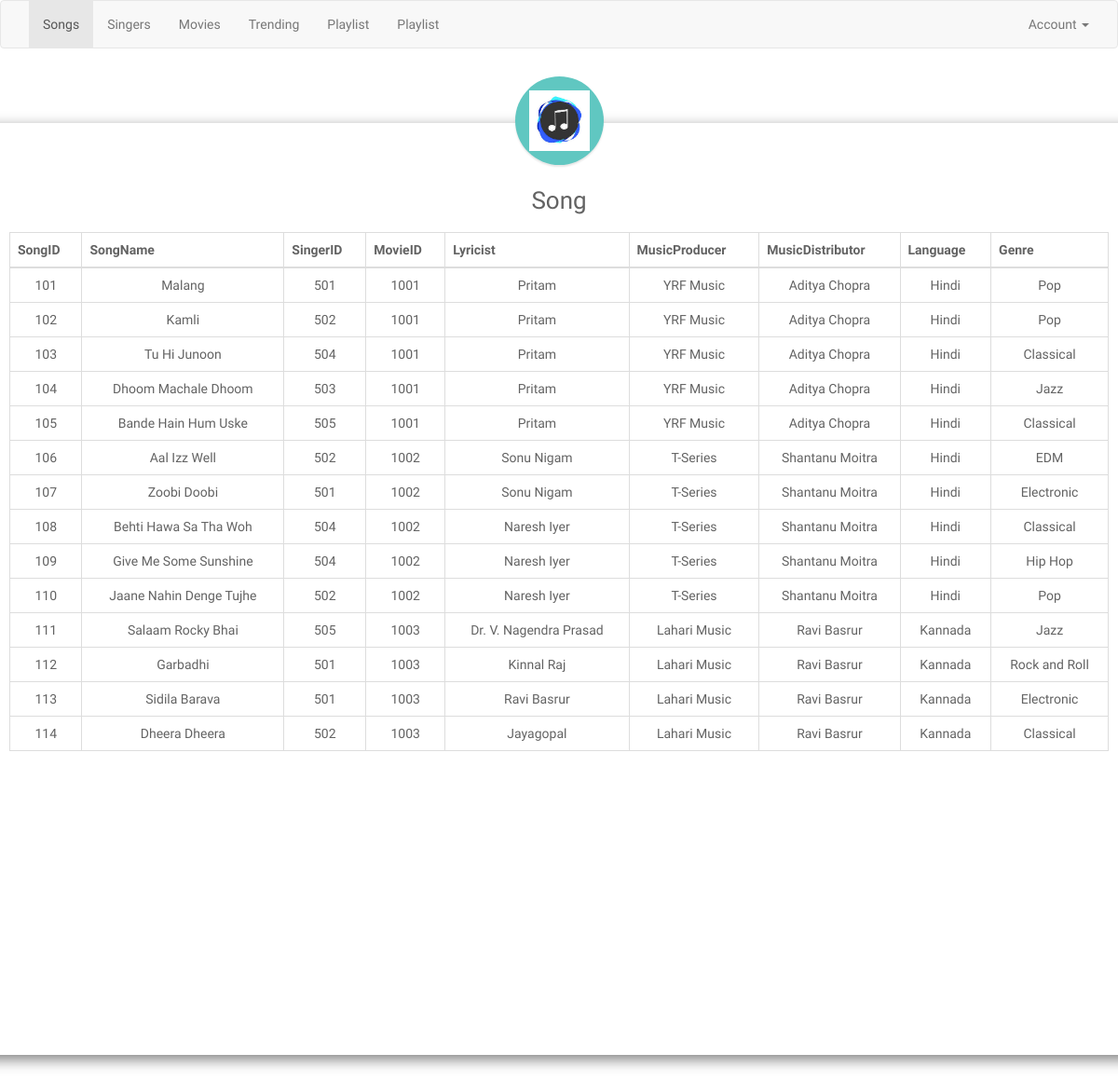
The app's page /SongVTU.php with its own data.
### tables this page shows
CREATE TABLE `songs` (
  `songID` int(30) NOT NULL,
  `songName` varchar(30) NOT NULL,
  `singerID` int(30) NOT NULL,
  `movieID` int(30) NOT NULL,
  `lyricist` varchar(30) NOT NULL,
  `musicProducer` varchar(30) NOT NULL,
  `musicDistributer` varchar(30) NOT NULL,
  `language` varchar(30) NOT NULL,
  `genre` varchar(30) NOT NULL
);

### SongVTU.php (the view, shortened to what this page needs)
<!DOCTYPE html>
<html lang="en">
<head>
    <link rel="stylesheet" href="https://maxcdn.bootstrapcdn.com/font-awesome/4.7.0/css/font-awesome.min.css">
    <link rel="stylesheet" href="https://maxcdn.bootstrapcdn.com/bootstrap/3.3.7/css/bootstrap.min.css">
</head>
<body>
    <div>
<nav class="navbar navbar-default">
    <div class="container-fluid">
        <div class="collapse navbar-collapse" id="bs-example-navbar-collapse-1">
            <ul class="nav navbar-nav">
                <li class="active"><a href="#">Songs<span class="sr-only">(current)</span></a></li>
                <li><a href="SingerVTU.php">Singers</a></li>
                <li><a href="MovieVTU.php">Movies</a></li>
                <li><a href="TrendingVTU.php">Trending</a></li>
                <li><a href="PlaylistVTU.php">Playlist</a></li>
                <li><a href="Subscription.php">Playlist</a></li>
            </ul>
            <ul class="nav navbar-nav navbar-right">
                <li class="dropdown">
                    <a href="#" class="dropdown-toggle" data-toggle="dropdown" role="button" aria-haspopup="true"
                        aria-expanded="false">Account <span class="caret"></span></a>
                </li>
            </ul>
        </div>
    </div>
</nav>
<div class="modal-dialog modal-login modal-lg cen">
            <div class="modal-content modal-lg big">
                <div class="modal-header">
                    <div class="avatar">
                        <img src="logo2.jpg" alt="Avatar">
                    </div>
                    <h4 class="modal-title">Song</h4>
                </div>
                <div class="modal-body">
                        <table class="table table-sm table-bordered">
                                <thead>
                                  <tr>
                                    <th scope="col">SongID</th>
                                    <th scope="col">SongName</th>
                                    <th scope="col">SingerID</th>
                                    <th scope="col">MovieID</th>
                                    <th scope="col">Lyricist</th>
                                    <th scope="col">MusicProducer</th>
                                    <th scope="col">MusicDistributor</th>
                                    <th scope="col">Language</th>
                                    <th scope="col">Genre</th>
                                  </tr>
                                </thead>
                                <?php
                        $con=mysqli_connect('127.0.0.1','root','');
                        $sql="(Select * from songs) ";
                        $recod=mysqli_query($con,$sql);
                        While($row=mysqli_fetch_array($recod))
                        {
                                         echo "<tr><form action=UPDSong.php method=post>";
                                         echo "<td>".$row['songID']."</td>";
                                         echo "<td>".$row['songName']."</td>";
                                         echo "<td>".$row['singerID']."</td>";
                                         echo "<td>".$row['movieID']."</td>";
                                         echo "<td>".$row['lyricist']."</td>";
                                         echo "<td>".$row['musicDistributer']."</td>";
                                         echo "<td>".$row['musicProducer']."</td>";
                                         echo "<td>".$row['language']."</td>";
                                         echo "<td>".$row['genre']."</td>";
                                         echo "</tr>";
                        }
                    ?>
                              </table>
                </div>
            </div>
        </div>
    </div>
</body>
</html>

### SongVTU.php (style rules this page uses)
body { font-family: 'Varela Round', sans-serif; }
.modal-login { color: #636363; width: 350px; }
.modal-login .modal-content { padding: 20px; border-radius: 5px; border: none; content: 1000px; }
.modal-login .modal-header { border-bottom: none; position: relative; justify-content: center; }
.modal-login h4 { text-align: center; font-size: 26px; margin: 30px 0 -15px; }
.modal-login .avatar { position: absolute; margin: 0 auto; left: 0; right: 0; top: -70px; width: 95px; height: 95px; border-radius: 50%; z-index: 9; background: #60c7c1; padding: 15px; box-shadow: 0px 2px 2px rgba(0, 0, 0, 0.1); }
.modal-login .avatar img { width: 100%; }
.modal-login.modal-dialog { margin-top: 80px; }
.cen { position: relative; right: 250px; }
.big { width:1250px; height:1000px; text-align:center; margin-left:-200px; }

### records on screen
songs: songID "101", songName "Malang", singerID "501", movieID "1001", lyricist "Pritam", musicDistributer "YRF Music", musicProducer "Aditya Chopra", language "Hindi", genre "Pop"
songs: songID "102", songName "Kamli", singerID "502", movieID "1001", lyricist "Pritam", musicDistributer "YRF Music", musicProducer "Aditya Chopra", language "Hindi", genre "Pop"
songs: songID "103", songName "Tu Hi Junoon", singerID "504", movieID "1001", lyricist "Pritam", musicDistributer "YRF Music", musicProducer "Aditya Chopra", language "Hindi", genre "Classical"
songs: songID "104", songName "Dhoom Machale Dhoom", singerID "503", movieID "1001", lyricist "Pritam", musicDistributer "YRF Music", musicProducer "Aditya Chopra", language "Hindi", genre "Jazz"
songs: songID "105", songName "Bande Hain Hum Uske", singerID "505", movieID "1001", lyricist "Pritam", musicDistributer "YRF Music", musicProducer "Aditya Chopra", language "Hindi", genre "Classical"
songs: songID "106", songName "Aal Izz Well", singerID "502", movieID "1002", lyricist "Sonu Nigam", musicDistributer "T-Series", musicProducer "Shantanu Moitra", language "Hindi", genre "EDM"
songs: songID "107", songName "Zoobi Doobi", singerID "501", movieID "1002", lyricist "Sonu Nigam", musicDistributer "T-Series", musicProducer "Shantanu Moitra", language "Hindi", genre "Electronic"
songs: songID "108", songName "Behti Hawa Sa Tha Woh", singerID "504", movieID "1002", lyricist "Naresh Iyer", musicDistributer "T-Series", musicProducer "Shantanu Moitra", language "Hindi", genre "Classical"
songs: songID "109", songName "Give Me Some Sunshine", singerID "504", movieID "1002", lyricist "Naresh Iyer", musicDistributer "T-Series", musicProducer "Shantanu Moitra", language "Hindi", genre "Hip Hop"
songs: songID "110", songName "Jaane Nahin Denge Tujhe", singerID "502", movieID "1002", lyricist "Naresh Iyer", musicDistributer "T-Series", musicProducer "Shantanu Moitra", language "Hindi", genre "Pop"
songs: songID "111", songName "Salaam Rocky Bhai", singerID "505", movieID "1003", lyricist "Dr. V. Nagendra Prasad", musicDistributer "Lahari Music", musicProducer "Ravi Basrur", language "Kannada", genre "Jazz"
songs: songID "112", songName "Garbadhi", singerID "501", movieID "1003", lyricist "Kinnal Raj", musicDistributer "Lahari Music", musicProducer "Ravi Basrur", language "Kannada", genre "Rock and Roll"
songs: songID "113", songName "Sidila Barava", singerID "501", movieID "1003", lyricist "Ravi Basrur", musicDistributer "Lahari Music", musicProducer "Ravi Basrur", language "Kannada", genre "Electronic"
songs: songID "114", songName "Dheera Dheera", singerID "502", movieID "1003", lyricist "Jayagopal", musicDistributer "Lahari Music", musicProducer "Ravi Basrur", language "Kannada", genre "Classical"
